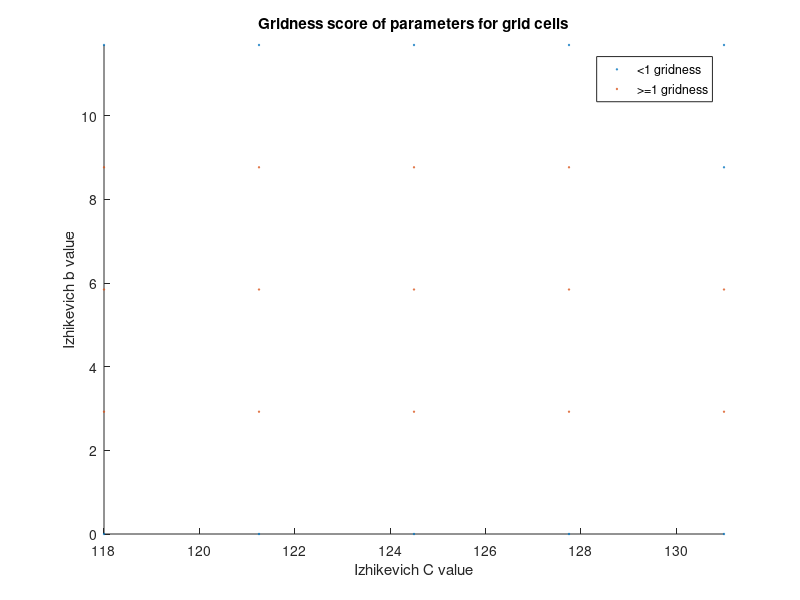

Source code (MATLAB):
% reference: https://www.mathworks.com/help/matlab/ref/area.html
%{
y1=[1 2 1 2 1];
x1=[1 2 3 4 5];
area(x1,y1)
axis([1 5 0 5])
%}
x_thr=[118.0000  118.0000  118.0000  121.2500  121.2500  121.2500  124.5000  124.5000  124.5000  127.7500  127.7500  127.7500  131.0000  131.0000];
y_thr=[2.9225    5.8450    8.7675    2.9225    5.8450    8.7675    2.9225    5.8450    8.7675    2.9225    5.8450    8.7675    2.9225    5.8450];
x_nothr=[118.0000  118.0000  121.2500  121.2500  124.5000  124.5000  127.7500  127.7500  131.0000  131.0000  131.0000];
y_nothr=[0   11.6900         0   11.6900         0   11.6900         0   11.6900         0    8.7675   11.6900];
x=[x_thr x_nothr];
y=[y_thr y_nothr];
scatter(x_nothr,y_nothr,1,'blue'), hold on;
scatter(x_thr,y_thr,1,'red'), hold off;
axis([min(x) max(x) min(y) max(y)])
title("Gridness score of parameters for grid cells", 'FontSize', 11);
axis('tight')
xlabel('Izhikevich C value') 
ylabel('Izhikevich b value')
legend('<1 gridness','>=1 gridness')